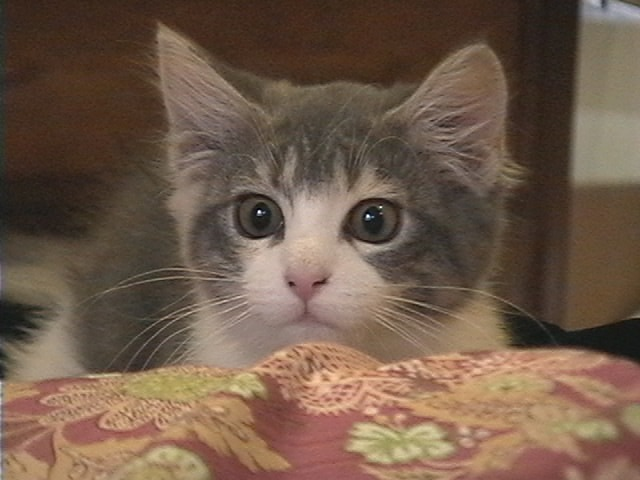
//> input picture bin/sample.jpg, 640 x 480 px
$ ./ex2-split-merge   (built with g++ and OpenCV 4)
//> lines starting //> are read from the running program, lines starting //| are printed output that depends on the picture
#include <opencv2/opencv.hpp>
#include <iostream>

using namespace std;

//画像ファイルの表示
void readImage()
{
	cv::Mat image = cv::imread("../../bin/sample.jpg");	//画像の読み込み
//> image is the input picture: 480 rows x 640 cols, CV_8UC3; mean B, G, R 74.1, 90.8, 112.8
	cv::Mat channels[3];
	cv::Mat mergedImage;

	if (image.empty())	//画像が正しく読み込めたのかを確認
	{
		cout << "画像ファイルを読み込めませんでした．" << endl;
		return;
	}

	cv::split(image, channels);
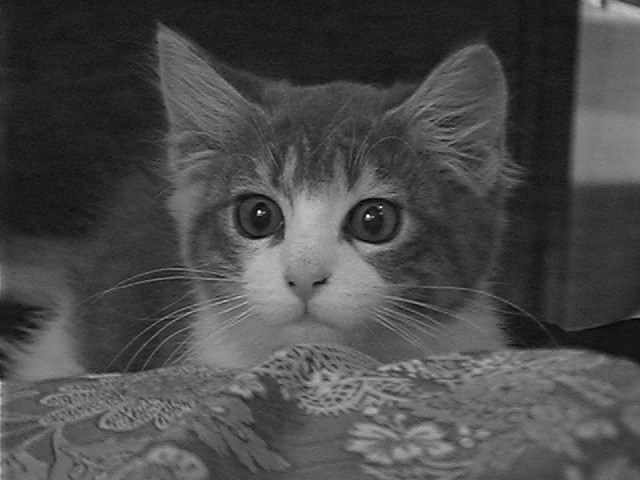
//> channels[0]: 480 rows x 640 cols, CV_8UC1; min 0, max 255, mean 74.1
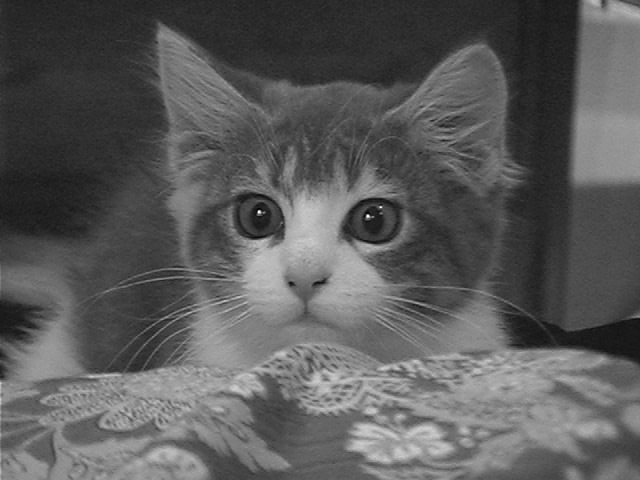
//> channels[1]: 480 rows x 640 cols, CV_8UC1; min 0, max 255, mean 90.8
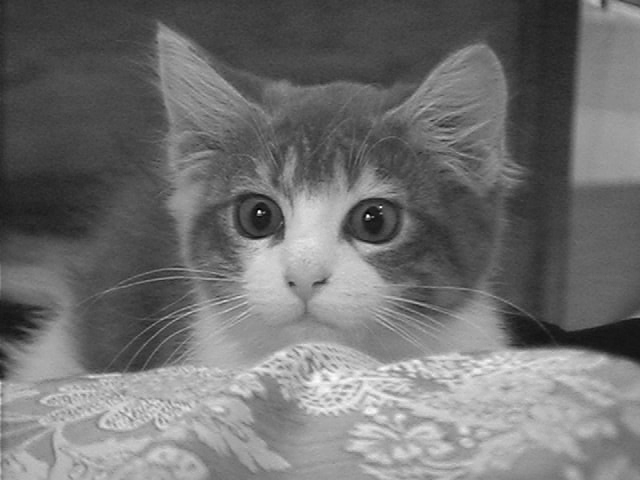
//> channels[2]: 480 rows x 640 cols, CV_8UC1; min 0, max 254, mean 112.8

	channels[1] = ~channels[1];
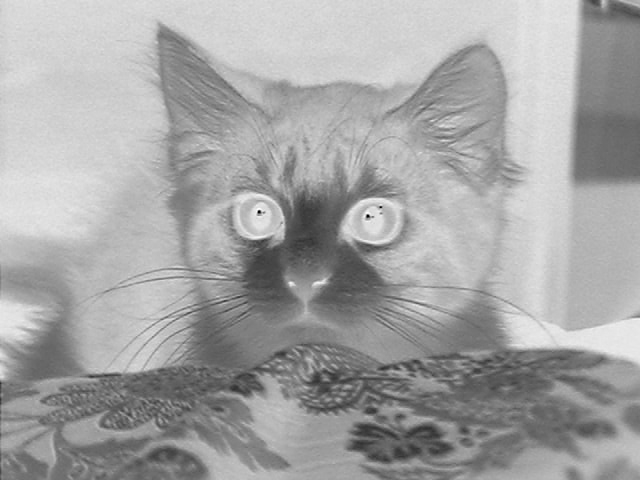
//> channels[1]: 480 rows x 640 cols, CV_8UC1; min 0, max 255, mean 164.2

	cv::merge(channels,3, mergedImage);
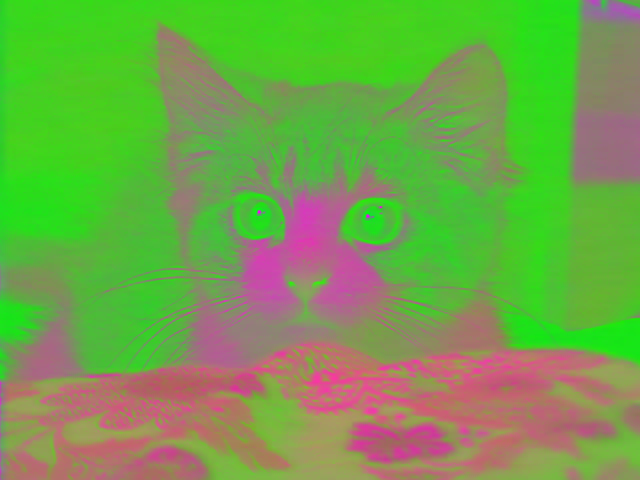
//> mergedImage: 480 rows x 640 cols, CV_8UC3; mean B, G, R 74.1, 164.2, 112.8

	cv::imshow("Output", image);	//画像の表示
	cv::imshow("Green Channel Flip", mergedImage);	//画像の表示

	cv::waitKey();	//入力があるまで待機
}

int main(int argc, char** argv)
{
	readImage();
	return 0;
}

$ run again, with bin/cat.jpg copied over bin/sample.jpg
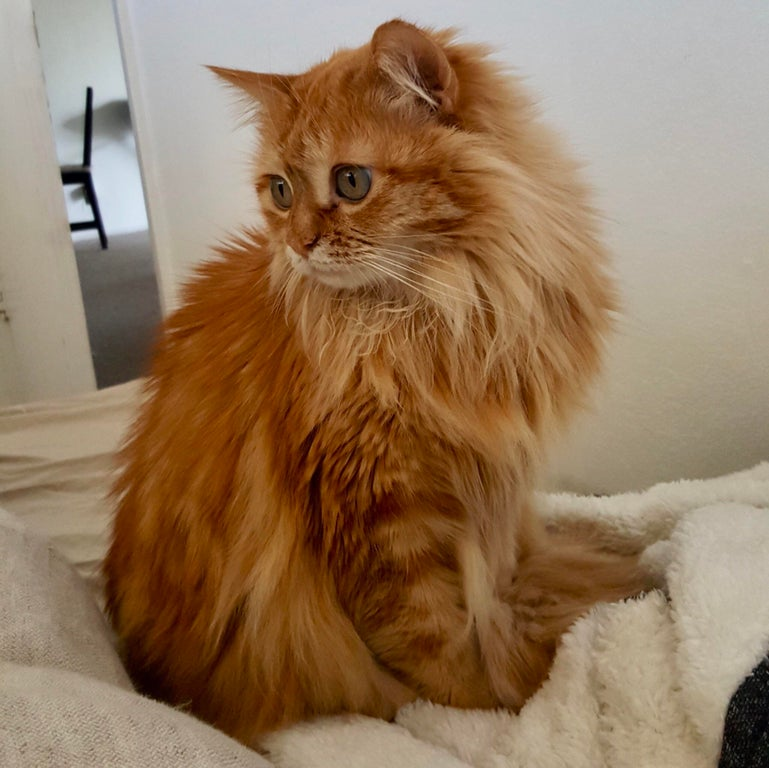
//> input picture bin/cat.jpg, 769 x 768 px
//> in readImage, image is the input picture: 768 rows x 769 cols, CV_8UC3; mean B, G, R 93.1, 120.5, 147.8
//> in readImage, `channels[1] = ~channels[1];`:
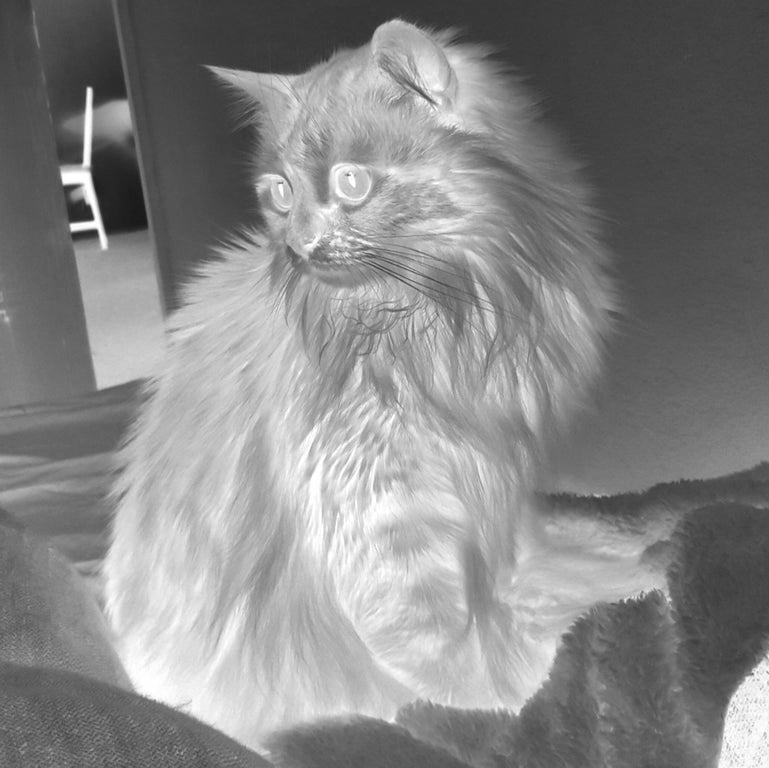
//> channels[1]: 768 rows x 769 cols, CV_8UC1; min 24, max 255, mean 134.5
//> in readImage, `cv::merge(channels,3, mergedImage);`:
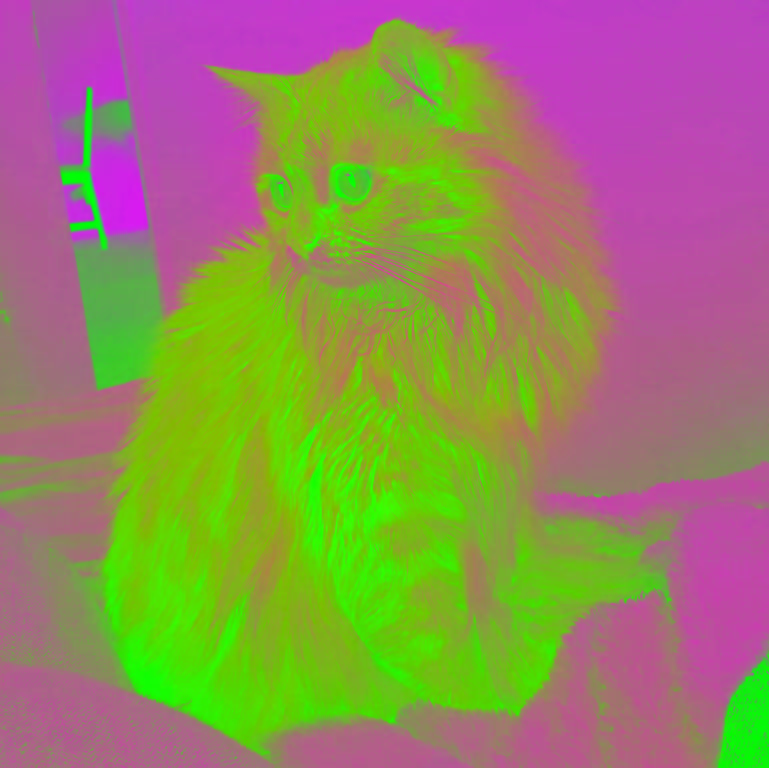
//> mergedImage: 768 rows x 769 cols, CV_8UC3; mean B, G, R 93.1, 134.5, 147.8
